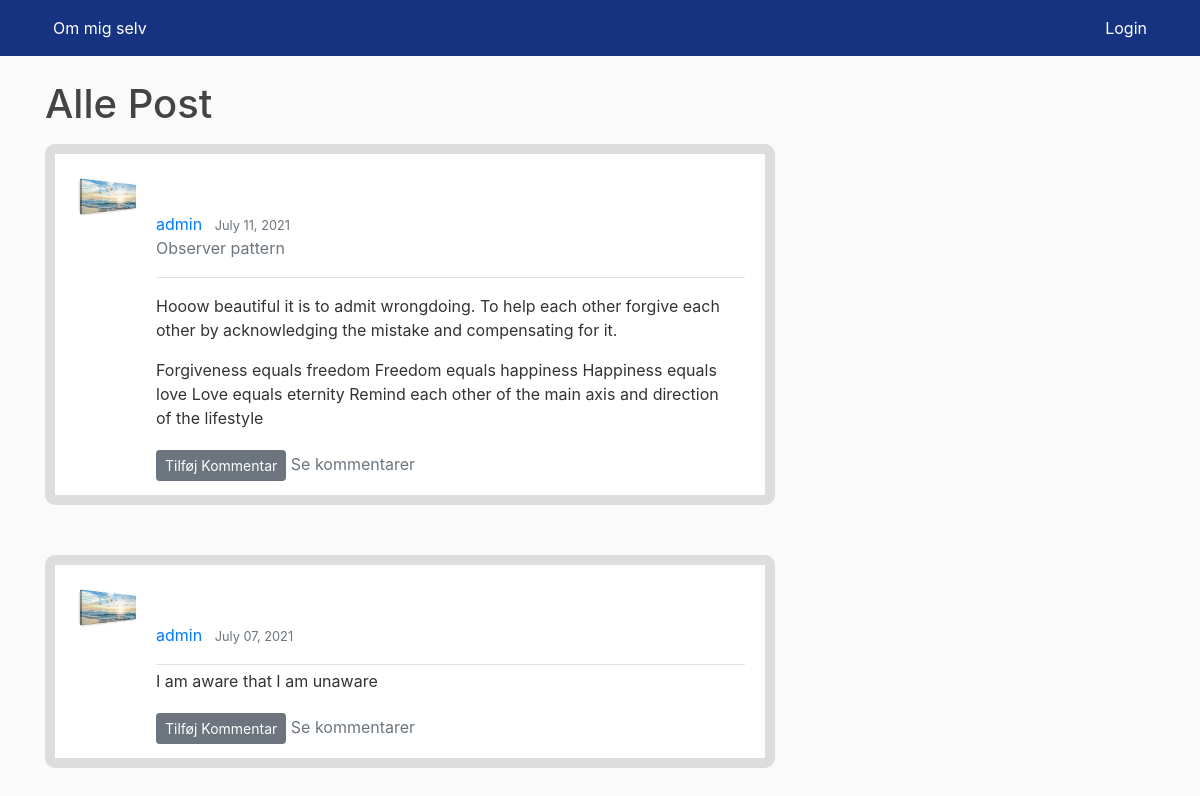
Screenshot of /blog/ with the database file from the repository.
### blog/models.py (models this page shows, shortened)
class Post(models.Model):
    title = models.CharField(max_length=100, blank=True)
    content = models.TextField()
    date_posted = models.DateTimeField(default=timezone.now)  # Finde tid som en post bliver gemt
    author = models.ForeignKey(User, on_delete=models.CASCADE)  # Post bliver forbundet med user med foreignkey.

### person/models.py (models this page shows, shortened)
class Profile(models.Model):
    user = models.OneToOneField(User, on_delete=models.CASCADE)  # cascade er hvis user bliver slettet
    image = models.ImageField(default='default.jpg', upload_to='profile_pics')

### blog/views.py (the view)
# urls.py: path('', PostListView.as_view(), name='blog-home'),
class PostListView(ListView):
    model = Post
    template_name = 'blog/blog.html'  # <app>/<model>_<viewtype>.html
    context_object_name = 'posts'
    ordering = ['-date_posted']  # med - vil nyeste post vil stå først
    paginate_by = config.settings.PAGINATION_COUNT

### blog/templates/blog/blog.html (shortened to what this page needs)
{% extends "blog/base.html" %}
{% block content %}
    <h1 class="mb-3">Alle Post</h1>
    {% for post in posts %}
        <post class="media content-section">
            <img class="rounded-circle article-img" src="{{ post.author.profile.image.url }}">
              <div class="media-body">
                  <div class="row justify-content-md-center pt-5"></div>
                <div class="article-metadata">
                  <a class="mr-2" href="{% url 'blog:user-posts' post.author.username %}">
                      {{ post.author.username }} </a>
                  <small class="text-muted">{{ post.date_posted|date:"F d, Y" }}</small>
                    <p class="text-muted">{{ post.title }}</p>
                </div>
                 <div class="mr-2" ><p class="article-content">{{ post.content|safe }}</p></div>
                 <div>
                      <a class="btn btn-secondary btn-sm mt-1 mb-1" href="{% url 'blog:comment-new' post.id %}">Tilføj Kommentar</a>
                     <h10><a class="text-muted"  href="{% url 'blog:post-comments' post.id %}" > Se kommentarer </a></h10>
                 </div>
              </div>
        </post>
    {% endfor %}
{% endblock content %}

### blog/static/css/main.css (style rules this page uses)
body { background: #fafafa; color: #333333; margin-top: 5rem; }
h1, h2, h3, h4, h5, h6 { color: #444444; }
.content-section { background: #ffffff; padding: 10px 20px; border: 10px solid #dddddd; border-radius: 10px; margin-bottom: 50px; }
.article-content { white-space: pre-wrap; }
.article-img { height: 65px; width: 65px; margin-right: 16px; }
.article-metadata { padding-bottom: 1px; margin-bottom: 4px; border-bottom: 1px solid #e3e3e3 }

### rows the page displays
Post: author.profile.image (picture), author.username "admin", date_posted "July 11, 2021", title "Observer pattern", content "Hooow beautiful it is to admit wrongdoing. To help each other forgive each other by acknowledging the mistake and compensating for it. Forgiveness equals freedom Freedom equals happiness Happiness equals love Love equals eternity Remind each other of the main axis and direction of the lifestyle"
Post: author.profile.image (picture), author.username "admin", date_posted "July 07, 2021", content "I am aware that I am unaware"
